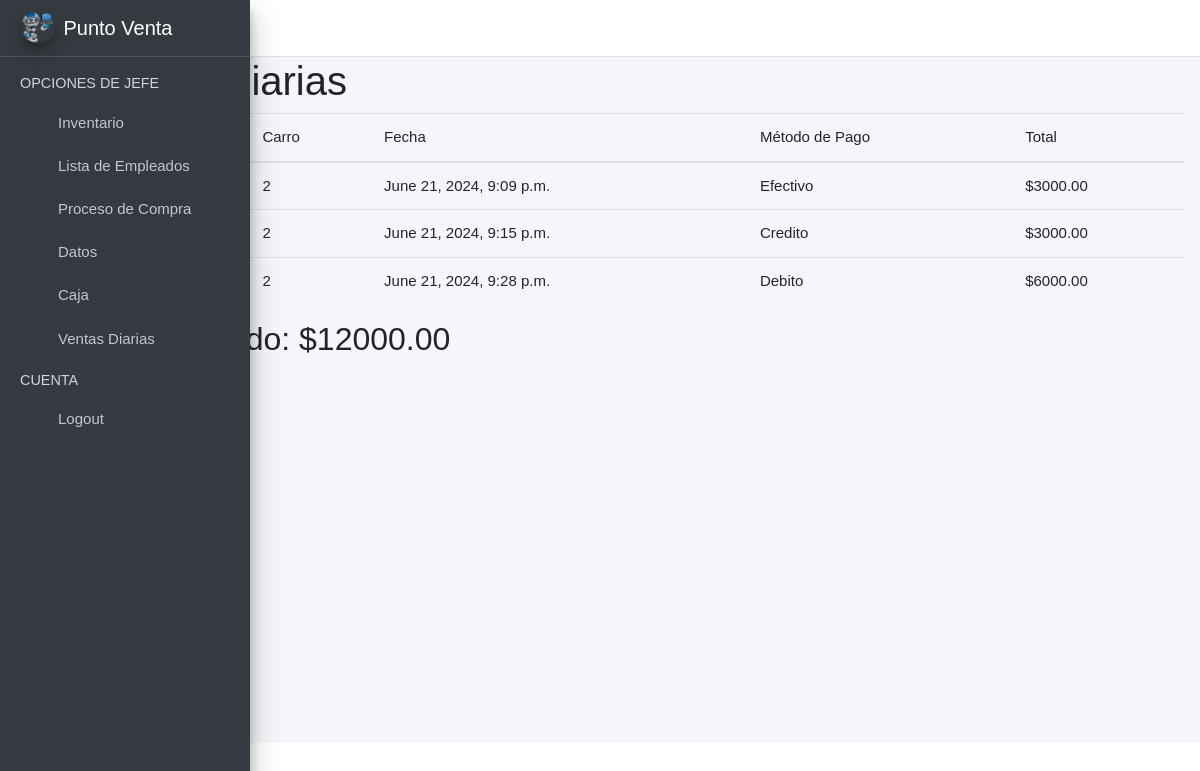
/caja/ventas_diarias/ (signed in), run on the app's committed database.
### caja/models.py (models this page shows, shortened)
class Venta(models.Model):
    egreso = models.ForeignKey(Egreso, on_delete=models.CASCADE)
    fecha_venta = models.DateTimeField(auto_now_add=True)
    metodo_pago = models.CharField(max_length=50, choices=[('Efectivo', 'Efectivo'), ('Debito', 'Débito'), ('Credito', 'Crédito')])
    total = models.DecimalField(max_digits=10, decimal_places=2)

### carros/models.py (models this page shows, shortened)
class Egreso(models.Model):
    fecha_pedido = models.DateTimeField(auto_now_add=True)
    numero_carro = models.PositiveIntegerField(unique=True, default=0)
    usado = models.BooleanField(default=False)
    class Meta:
        verbose_name='egreso'
        verbose_name_plural = 'egresos'
        order_with_respect_to = 'fecha_pedido'

### caja/views.py (the view)
# urls.py: path('ventas_diarias/', views.ventas_diarias, name='ventas_diarias'),
def ventas_diarias(request):
    hoy = timezone.now().date()
    ventas = Venta.objects.filter(fecha_venta__date=hoy)
    total_vendido = sum(venta.total for venta in ventas)
    return render(request, 'ventas_diarias.html', {'ventas': ventas, 'total_vendido': total_vendido})

### caja/templates/ventas_diarias.html
{% extends "jefe.html" %}
{% block content %}
<h1>Ventas Diarias</h1>
<table class="table">
    <thead>
        <tr>
            <th>ID Venta</th>
            <th>Carro</th>
            <th>Fecha</th>
            <th>Método de Pago</th>
            <th>Total</th>
        </tr>
    </thead>
    <tbody>
        {% for venta in ventas %}
        <tr>
            <td>{{ venta.id }}</td>
            <td>{{ venta.egreso.id }}</td>
            <td>{{ venta.fecha_venta }}</td>
            <td>{{ venta.metodo_pago }}</td>
            <td>${{ venta.total }}</td>
        </tr>
        {% endfor %}
    </tbody>
</table>
<h2>Total Vendido: ${{ total_vendido }}</h2>
{% endblock %}

### static/index/css/main.css (style rules this page uses)
table, th, td { font-weight: 100; font-size:15px; }
body { font-family: Arial, Helvetica, sans-serif !important; }

### data on the page
Venta: egreso.id "2", fecha_venta "June 21, 2024, 9:09 p.m.", metodo_pago "Efectivo", total "3000.00"
Venta: egreso.id "2", fecha_venta "June 21, 2024, 9:15 p.m.", metodo_pago "Credito", total "3000.00"
Venta: egreso.id "2", fecha_venta "June 21, 2024, 9:28 p.m.", metodo_pago "Debito", total "6000.00"

### other printed values
{{ total_vendido }} "12000.00"
